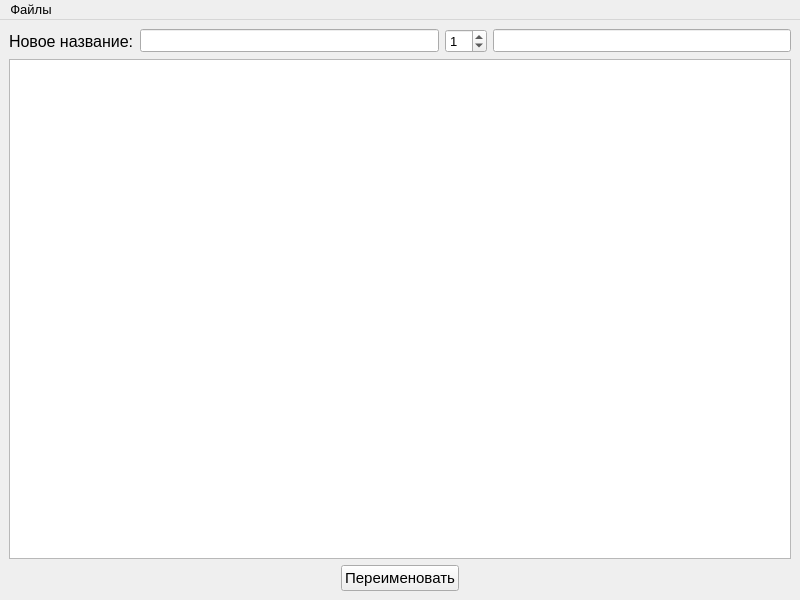
<?xml version="1.0" encoding="UTF-8"?>
<ui version="4.0">
 <class>MainWindow</class>
 <widget class="QMainWindow" name="MainWindow">
  <property name="geometry">
   <rect>
    <x>0</x>
    <y>0</y>
    <width>800</width>
    <height>600</height>
   </rect>
  </property>
  <property name="minimumSize">
   <size>
    <width>640</width>
    <height>480</height>
   </size>
  </property>
  <property name="font">
   <font>
    <pointsize>10</pointsize>
   </font>
  </property>
  <property name="windowTitle">
   <string>Renamer</string>
  </property>
  <widget class="QWidget" name="centralwidget">
   <layout class="QVBoxLayout" name="verticalLayout">
    <item>
     <layout class="QHBoxLayout" name="horizontalLayout_2">
      <item>
       <widget class="QLabel" name="label">
        <property name="font">
         <font>
          <pointsize>12</pointsize>
         </font>
        </property>
        <property name="text">
         <string>Новое название:</string>
        </property>
       </widget>
      </item>
      <item>
       <widget class="QLineEdit" name="nameBeforeIndex"/>
      </item>
      <item>
       <widget class="QSpinBox" name="indexSpinBox">
        <property name="value">
         <number>1</number>
        </property>
       </widget>
      </item>
      <item>
       <widget class="QLineEdit" name="nameAfterIndex"/>
      </item>
     </layout>
    </item>
    <item>
     <widget class="QListWidget" name="listWidget">
      <property name="movement">
       <enum>QListView::Static</enum>
      </property>
      <property name="sortingEnabled">
       <bool>false</bool>
      </property>
     </widget>
    </item>
    <item>
     <layout class="QHBoxLayout" name="horizontalLayout">
      <item>
       <spacer name="horizontalSpacer">
        <property name="orientation">
         <enum>Qt::Horizontal</enum>
        </property>
        <property name="sizeHint" stdset="0">
         <size>
          <width>40</width>
          <height>20</height>
         </size>
        </property>
       </spacer>
      </item>
      <item>
       <widget class="QPushButton" name="renameButton">
        <property name="font">
         <font>
          <pointsize>11</pointsize>
         </font>
        </property>
        <property name="text">
         <string>Переименовать</string>
        </property>
       </widget>
      </item>
      <item>
       <spacer name="horizontalSpacer_2">
        <property name="orientation">
         <enum>Qt::Horizontal</enum>
        </property>
        <property name="sizeHint" stdset="0">
         <size>
          <width>40</width>
          <height>20</height>
         </size>
        </property>
       </spacer>
      </item>
     </layout>
    </item>
   </layout>
  </widget>
  <widget class="QMenuBar" name="menuBar">
   <property name="geometry">
    <rect>
     <x>0</x>
     <y>0</y>
     <width>800</width>
     <height>26</height>
    </rect>
   </property>
   <widget class="QMenu" name="menu">
    <property name="title">
     <string>Файлы</string>
    </property>
    <addaction name="openFilesAction"/>
    <addaction name="rotateListAction"/>
   </widget>
   <addaction name="menu"/>
  </widget>
  <action name="openFilesAction">
   <property name="text">
    <string>Открыть файлы</string>
   </property>
  </action>
  <action name="rotateListAction">
   <property name="text">
    <string>Развернуть список файлов</string>
   </property>
  </action>
 </widget>
 <resources/>
 <connections/>
</ui>
